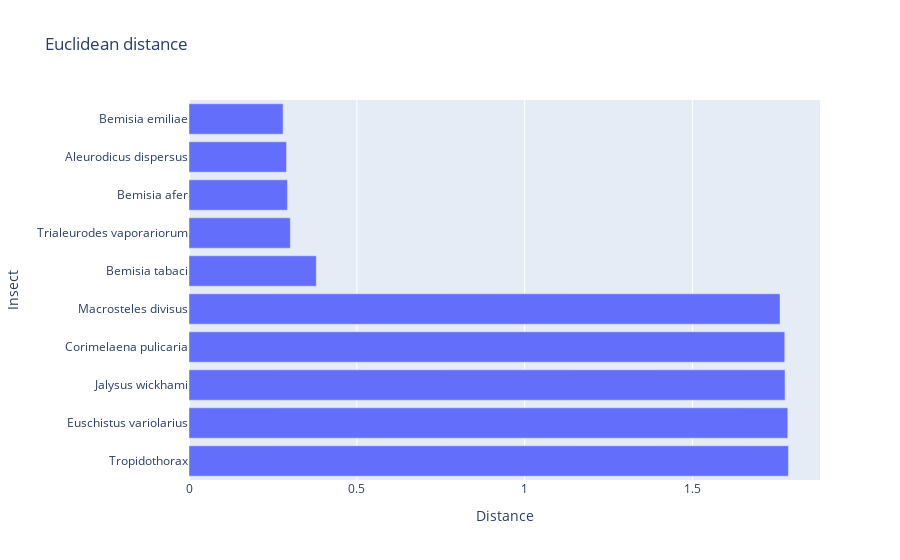

Notebook code cell kept with this figure:
### Code cell
to_itter=data_to_count.sort_values('ed_result',ascending=True).reset_index(drop=True)[:10]

label=[]
degree=[]
for index,data in to_itter.sort_values('ed_result',ascending=False).reset_index(drop=True).iterrows():
    label.append(data.label)
    degree.append(data.ed_result)

fig = go.Figure(data=go.Bar(
    x=degree,
    y=label,
    orientation='h'
))

fig.update_layout(
    title='Euclidean distance',
    xaxis_title='Distance',
    yaxis_title='Insect'
)

fig.show()

### Figure 1 — Plotly figure (JSON) as saved in the notebook; plotly's stock layout.template omitted (floating-point values rounded to 4 significant figures)
{"data": [{"orientation": "h", "type": "bar", "x": [1.786, 1.784, 1.776, 1.775, 1.761, 0.3793, 0.3019, 0.2933, 0.2905, 0.2803], "y": ["Tropidothorax", "Euschistus variolarius", "Jalysus wickhami", "Corimelaena pulicaria", "Macrosteles divisus", "Bemisia tabaci", "Trialeurodes vaporariorum", "Bemisia afer", "Aleurodicus dispersus", "Bemisia emiliae"]}], "layout": {"title": {"text": "Euclidean distance"}, "xaxis": {"title": {"text": "Distance"}}, "yaxis": {"title": {"text": "Insect"}}}}
